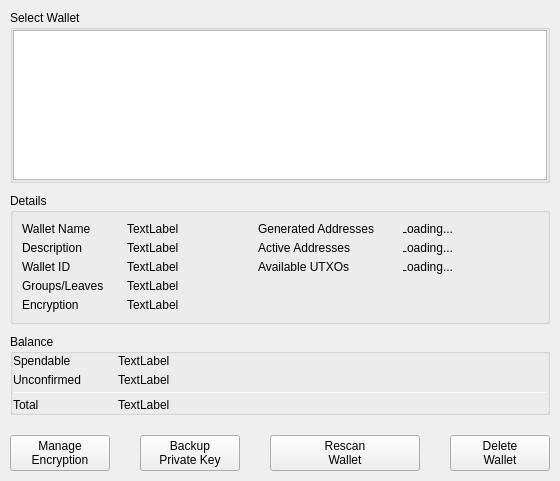
<?xml version="1.0" encoding="UTF-8"?>
<ui version="4.0">
 <class>WalletPropertiesDialog</class>
 <widget class="QDialog" name="WalletPropertiesDialog">
  <property name="geometry">
   <rect>
    <x>0</x>
    <y>0</y>
    <width>560</width>
    <height>481</height>
   </rect>
  </property>
  <property name="maximumSize">
   <size>
    <width>16777215</width>
    <height>16777215</height>
   </size>
  </property>
  <property name="windowTitle">
   <string>Wallet Properties</string>
  </property>
  <layout class="QVBoxLayout" name="verticalLayout">
   <property name="spacing">
    <number>0</number>
   </property>
   <property name="leftMargin">
    <number>0</number>
   </property>
   <property name="topMargin">
    <number>0</number>
   </property>
   <property name="rightMargin">
    <number>0</number>
   </property>
   <property name="bottomMargin">
    <number>0</number>
   </property>
   <item>
    <widget class="QWidget" name="wallet" native="true">
     <property name="sizePolicy">
      <sizepolicy hsizetype="Preferred" vsizetype="Expanding">
       <horstretch>0</horstretch>
       <verstretch>0</verstretch>
      </sizepolicy>
     </property>
     <layout class="QVBoxLayout" name="verticalLayout_8">
      <property name="spacing">
       <number>5</number>
      </property>
      <property name="leftMargin">
       <number>10</number>
      </property>
      <property name="topMargin">
       <number>10</number>
      </property>
      <property name="rightMargin">
       <number>10</number>
      </property>
      <property name="bottomMargin">
       <number>0</number>
      </property>
      <item>
       <widget class="QGroupBox" name="groupBox">
        <property name="sizePolicy">
         <sizepolicy hsizetype="Preferred" vsizetype="Expanding">
          <horstretch>0</horstretch>
          <verstretch>0</verstretch>
         </sizepolicy>
        </property>
        <property name="title">
         <string>Select Wallet</string>
        </property>
        <property name="wellGroupBoxWithButtonBar" stdset="0">
         <bool>true</bool>
        </property>
        <layout class="QVBoxLayout" name="verticalLayout_7">
         <property name="spacing">
          <number>5</number>
         </property>
         <property name="leftMargin">
          <number>0</number>
         </property>
         <property name="topMargin">
          <number>0</number>
         </property>
         <property name="rightMargin">
          <number>0</number>
         </property>
         <property name="bottomMargin">
          <number>0</number>
         </property>
         <item>
          <widget class="QTreeView" name="treeViewWallets">
           <property name="minimumSize">
            <size>
             <width>0</width>
             <height>150</height>
            </size>
           </property>
           <property name="alternatingRowColors">
            <bool>true</bool>
           </property>
           <property name="rootIsDecorated">
            <bool>true</bool>
           </property>
           <attribute name="headerStretchLastSection">
            <bool>true</bool>
           </attribute>
          </widget>
         </item>
        </layout>
       </widget>
      </item>
     </layout>
    </widget>
   </item>
   <item>
    <widget class="QFrame" name="details">
     <layout class="QVBoxLayout" name="verticalLayout_2" stretch="0">
      <property name="spacing">
       <number>15</number>
      </property>
      <property name="leftMargin">
       <number>10</number>
      </property>
      <property name="topMargin">
       <number>10</number>
      </property>
      <property name="rightMargin">
       <number>10</number>
      </property>
      <property name="bottomMargin">
       <number>10</number>
      </property>
      <item>
       <widget class="QGroupBox" name="groupBoxDetails">
        <property name="maximumSize">
         <size>
          <width>16777215</width>
          <height>16777215</height>
         </size>
        </property>
        <property name="sizeIncrement">
         <size>
          <width>0</width>
          <height>0</height>
         </size>
        </property>
        <property name="title">
         <string>Details</string>
        </property>
        <layout class="QHBoxLayout" name="horizontalLayout">
         <item>
          <widget class="QWidget" name="detailsFormLayout" native="true">
           <property name="sizePolicy">
            <sizepolicy hsizetype="Preferred" vsizetype="Fixed">
             <horstretch>0</horstretch>
             <verstretch>0</verstretch>
            </sizepolicy>
           </property>
           <layout class="QVBoxLayout" name="verticalLayout_5">
            <property name="spacing">
             <number>5</number>
            </property>
            <property name="leftMargin">
             <number>0</number>
            </property>
            <property name="topMargin">
             <number>0</number>
            </property>
            <property name="rightMargin">
             <number>0</number>
            </property>
            <property name="bottomMargin">
             <number>0</number>
            </property>
            <item>
             <widget class="QWidget" name="horizontalWidget_2" native="true">
              <property name="minimumSize">
               <size>
                <width>0</width>
                <height>0</height>
               </size>
              </property>
              <layout class="QHBoxLayout" name="horizontalLayout_3">
               <property name="spacing">
                <number>5</number>
               </property>
               <property name="leftMargin">
                <number>0</number>
               </property>
               <property name="topMargin">
                <number>0</number>
               </property>
               <property name="rightMargin">
                <number>0</number>
               </property>
               <property name="bottomMargin">
                <number>0</number>
               </property>
               <item>
                <widget class="QLabel" name="label_4">
                 <property name="sizePolicy">
                  <sizepolicy hsizetype="Fixed" vsizetype="Preferred">
                   <horstretch>0</horstretch>
                   <verstretch>0</verstretch>
                  </sizepolicy>
                 </property>
                 <property name="minimumSize">
                  <size>
                   <width>100</width>
                   <height>0</height>
                  </size>
                 </property>
                 <property name="text">
                  <string>Wallet Name</string>
                 </property>
                </widget>
               </item>
               <item>
                <widget class="QLabel" name="labelWalletName">
                 <property name="text">
                  <string>TextLabel</string>
                 </property>
                 <property name="whiteLabel" stdset="0">
                  <bool>true</bool>
                 </property>
                </widget>
               </item>
              </layout>
             </widget>
            </item>
            <item>
             <widget class="QWidget" name="horizontalWidget1" native="true">
              <property name="minimumSize">
               <size>
                <width>0</width>
                <height>0</height>
               </size>
              </property>
              <layout class="QHBoxLayout" name="horizontalLayout_4">
               <property name="spacing">
                <number>5</number>
               </property>
               <property name="leftMargin">
                <number>0</number>
               </property>
               <property name="topMargin">
                <number>0</number>
               </property>
               <property name="rightMargin">
                <number>0</number>
               </property>
               <property name="bottomMargin">
                <number>0</number>
               </property>
               <item>
                <widget class="QLabel" name="label_5">
                 <property name="sizePolicy">
                  <sizepolicy hsizetype="Fixed" vsizetype="Preferred">
                   <horstretch>0</horstretch>
                   <verstretch>0</verstretch>
                  </sizepolicy>
                 </property>
                 <property name="minimumSize">
                  <size>
                   <width>100</width>
                   <height>0</height>
                  </size>
                 </property>
                 <property name="text">
                  <string>Description</string>
                 </property>
                </widget>
               </item>
               <item>
                <widget class="QLabel" name="labelDescription">
                 <property name="text">
                  <string>TextLabel</string>
                 </property>
                 <property name="wordWrap">
                  <bool>true</bool>
                 </property>
                 <property name="whiteLabel" stdset="0">
                  <bool>true</bool>
                 </property>
                </widget>
               </item>
              </layout>
             </widget>
            </item>
            <item>
             <widget class="QWidget" name="horizontalWidget2" native="true">
              <property name="minimumSize">
               <size>
                <width>0</width>
                <height>0</height>
               </size>
              </property>
              <layout class="QHBoxLayout" name="horizontalLayout_5">
               <property name="spacing">
                <number>5</number>
               </property>
               <property name="leftMargin">
                <number>0</number>
               </property>
               <property name="topMargin">
                <number>0</number>
               </property>
               <property name="rightMargin">
                <number>0</number>
               </property>
               <property name="bottomMargin">
                <number>0</number>
               </property>
               <item>
                <widget class="QLabel" name="label_6">
                 <property name="sizePolicy">
                  <sizepolicy hsizetype="Fixed" vsizetype="Preferred">
                   <horstretch>0</horstretch>
                   <verstretch>0</verstretch>
                  </sizepolicy>
                 </property>
                 <property name="minimumSize">
                  <size>
                   <width>100</width>
                   <height>0</height>
                  </size>
                 </property>
                 <property name="text">
                  <string>Wallet ID</string>
                 </property>
                </widget>
               </item>
               <item>
                <widget class="QLabel" name="labelWalletId">
                 <property name="text">
                  <string>TextLabel</string>
                 </property>
                 <property name="whiteLabel" stdset="0">
                  <bool>true</bool>
                 </property>
                </widget>
               </item>
              </layout>
             </widget>
            </item>
            <item>
             <widget class="QWidget" name="horizontalWidgetUsedAddresses" native="true">
              <property name="minimumSize">
               <size>
                <width>0</width>
                <height>0</height>
               </size>
              </property>
              <layout class="QHBoxLayout" name="horizontalLayout_8">
               <property name="spacing">
                <number>5</number>
               </property>
               <property name="leftMargin">
                <number>0</number>
               </property>
               <property name="topMargin">
                <number>0</number>
               </property>
               <property name="rightMargin">
                <number>0</number>
               </property>
               <property name="bottomMargin">
                <number>0</number>
               </property>
               <item>
                <widget class="QLabel" name="labelGroups">
                 <property name="sizePolicy">
                  <sizepolicy hsizetype="Fixed" vsizetype="Preferred">
                   <horstretch>0</horstretch>
                   <verstretch>0</verstretch>
                  </sizepolicy>
                 </property>
                 <property name="minimumSize">
                  <size>
                   <width>100</width>
                   <height>0</height>
                  </size>
                 </property>
                 <property name="text">
                  <string>Groups/Leaves</string>
                 </property>
                </widget>
               </item>
               <item>
                <widget class="QLabel" name="labelGroupsUsed">
                 <property name="text">
                  <string>TextLabel</string>
                 </property>
                 <property name="whiteLabel" stdset="0">
                  <bool>true</bool>
                 </property>
                </widget>
               </item>
              </layout>
             </widget>
            </item>
            <item>
             <widget class="QWidget" name="horizontalWidgetEncRank" native="true">
              <property name="minimumSize">
               <size>
                <width>0</width>
                <height>0</height>
               </size>
              </property>
              <layout class="QHBoxLayout" name="horizontalLayout_6">
               <property name="spacing">
                <number>5</number>
               </property>
               <property name="leftMargin">
                <number>0</number>
               </property>
               <property name="topMargin">
                <number>0</number>
               </property>
               <property name="rightMargin">
                <number>0</number>
               </property>
               <property name="bottomMargin">
                <number>0</number>
               </property>
               <item>
                <widget class="QLabel" name="label_7">
                 <property name="sizePolicy">
                  <sizepolicy hsizetype="Fixed" vsizetype="Preferred">
                   <horstretch>0</horstretch>
                   <verstretch>0</verstretch>
                  </sizepolicy>
                 </property>
                 <property name="minimumSize">
                  <size>
                   <width>100</width>
                   <height>0</height>
                  </size>
                 </property>
                 <property name="text">
                  <string>Encryption</string>
                 </property>
                </widget>
               </item>
               <item>
                <widget class="QLabel" name="labelEncRank">
                 <property name="text">
                  <string>TextLabel</string>
                 </property>
                 <property name="whiteLabel" stdset="0">
                  <bool>true</bool>
                 </property>
                </widget>
               </item>
              </layout>
             </widget>
            </item>
           </layout>
          </widget>
         </item>
         <item>
          <widget class="QWidget" name="detailsFormLayout_2" native="true">
           <property name="sizePolicy">
            <sizepolicy hsizetype="Preferred" vsizetype="Fixed">
             <horstretch>0</horstretch>
             <verstretch>0</verstretch>
            </sizepolicy>
           </property>
           <layout class="QVBoxLayout" name="verticalLayout_9">
            <property name="spacing">
             <number>5</number>
            </property>
            <property name="leftMargin">
             <number>0</number>
            </property>
            <property name="topMargin">
             <number>0</number>
            </property>
            <property name="rightMargin">
             <number>0</number>
            </property>
            <property name="bottomMargin">
             <number>0</number>
            </property>
            <item>
             <widget class="QWidget" name="horizontalWidget_3" native="true">
              <property name="minimumSize">
               <size>
                <width>0</width>
                <height>0</height>
               </size>
              </property>
              <layout class="QHBoxLayout" name="horizontalLayout_7">
               <property name="spacing">
                <number>5</number>
               </property>
               <property name="leftMargin">
                <number>0</number>
               </property>
               <property name="topMargin">
                <number>0</number>
               </property>
               <property name="rightMargin">
                <number>0</number>
               </property>
               <property name="bottomMargin">
                <number>0</number>
               </property>
               <item>
                <widget class="QLabel" name="label_8">
                 <property name="sizePolicy">
                  <sizepolicy hsizetype="Fixed" vsizetype="Preferred">
                   <horstretch>0</horstretch>
                   <verstretch>0</verstretch>
                  </sizepolicy>
                 </property>
                 <property name="minimumSize">
                  <size>
                   <width>140</width>
                   <height>0</height>
                  </size>
                 </property>
                 <property name="maximumSize">
                  <size>
                   <width>140</width>
                   <height>16777215</height>
                  </size>
                 </property>
                 <property name="text">
                  <string>Generated Addresses</string>
                 </property>
                </widget>
               </item>
               <item>
                <widget class="QLabel" name="labelAddressesUsed">
                 <property name="maximumSize">
                  <size>
                   <width>50</width>
                   <height>16777215</height>
                  </size>
                 </property>
                 <property name="text">
                  <string>Loading...</string>
                 </property>
                 <property name="alignment">
                  <set>Qt::AlignRight|Qt::AlignTrailing|Qt::AlignVCenter</set>
                 </property>
                 <property name="whiteLabel" stdset="0">
                  <bool>true</bool>
                 </property>
                </widget>
               </item>
               <item>
                <widget class="QLabel" name="label_11">
                 <property name="minimumSize">
                  <size>
                   <width>80</width>
                   <height>0</height>
                  </size>
                 </property>
                 <property name="text">
                  <string/>
                 </property>
                </widget>
               </item>
              </layout>
             </widget>
            </item>
            <item>
             <widget class="QWidget" name="horizontalWidget1_2" native="true">
              <property name="minimumSize">
               <size>
                <width>0</width>
                <height>0</height>
               </size>
              </property>
              <layout class="QHBoxLayout" name="horizontalLayout_12">
               <property name="spacing">
                <number>5</number>
               </property>
               <property name="leftMargin">
                <number>0</number>
               </property>
               <property name="topMargin">
                <number>0</number>
               </property>
               <property name="rightMargin">
                <number>0</number>
               </property>
               <property name="bottomMargin">
                <number>0</number>
               </property>
               <item>
                <widget class="QLabel" name="label_9">
                 <property name="sizePolicy">
                  <sizepolicy hsizetype="Fixed" vsizetype="Preferred">
                   <horstretch>0</horstretch>
                   <verstretch>0</verstretch>
                  </sizepolicy>
                 </property>
                 <property name="minimumSize">
                  <size>
                   <width>140</width>
                   <height>0</height>
                  </size>
                 </property>
                 <property name="maximumSize">
                  <size>
                   <width>140</width>
                   <height>16777215</height>
                  </size>
                 </property>
                 <property name="text">
                  <string>Active Addresses</string>
                 </property>
                </widget>
               </item>
               <item>
                <widget class="QLabel" name="labelAddressesActive">
                 <property name="maximumSize">
                  <size>
                   <width>50</width>
                   <height>16777215</height>
                  </size>
                 </property>
                 <property name="text">
                  <string>Loading...</string>
                 </property>
                 <property name="alignment">
                  <set>Qt::AlignRight|Qt::AlignTrailing|Qt::AlignVCenter</set>
                 </property>
                 <property name="wordWrap">
                  <bool>true</bool>
                 </property>
                 <property name="whiteLabel" stdset="0">
                  <bool>true</bool>
                 </property>
                </widget>
               </item>
               <item>
                <widget class="QLabel" name="label_12">
                 <property name="minimumSize">
                  <size>
                   <width>80</width>
                   <height>0</height>
                  </size>
                 </property>
                 <property name="text">
                  <string/>
                 </property>
                </widget>
               </item>
              </layout>
             </widget>
            </item>
            <item>
             <widget class="QWidget" name="horizontalWidget2_2" native="true">
              <property name="minimumSize">
               <size>
                <width>0</width>
                <height>0</height>
               </size>
              </property>
              <layout class="QHBoxLayout" name="horizontalLayout_13">
               <property name="spacing">
                <number>5</number>
               </property>
               <property name="leftMargin">
                <number>0</number>
               </property>
               <property name="topMargin">
                <number>0</number>
               </property>
               <property name="rightMargin">
                <number>0</number>
               </property>
               <property name="bottomMargin">
                <number>0</number>
               </property>
               <item>
                <widget class="QLabel" name="label_10">
                 <property name="sizePolicy">
                  <sizepolicy hsizetype="Fixed" vsizetype="Preferred">
                   <horstretch>0</horstretch>
                   <verstretch>0</verstretch>
                  </sizepolicy>
                 </property>
                 <property name="minimumSize">
                  <size>
                   <width>140</width>
                   <height>0</height>
                  </size>
                 </property>
                 <property name="maximumSize">
                  <size>
                   <width>140</width>
                   <height>16777215</height>
                  </size>
                 </property>
                 <property name="text">
                  <string>Available UTXOs</string>
                 </property>
                </widget>
               </item>
               <item>
                <widget class="QLabel" name="labelUTXOs">
                 <property name="maximumSize">
                  <size>
                   <width>50</width>
                   <height>16777215</height>
                  </size>
                 </property>
                 <property name="text">
                  <string>Loading...</string>
                 </property>
                 <property name="alignment">
                  <set>Qt::AlignRight|Qt::AlignTrailing|Qt::AlignVCenter</set>
                 </property>
                 <property name="whiteLabel" stdset="0">
                  <bool>true</bool>
                 </property>
                </widget>
               </item>
               <item>
                <widget class="QLabel" name="label_13">
                 <property name="minimumSize">
                  <size>
                   <width>80</width>
                   <height>0</height>
                  </size>
                 </property>
                 <property name="text">
                  <string/>
                 </property>
                </widget>
               </item>
              </layout>
             </widget>
            </item>
            <item>
             <widget class="QLabel" name="label_14">
              <property name="text">
               <string/>
              </property>
             </widget>
            </item>
            <item>
             <widget class="QLabel" name="label_15">
              <property name="text">
               <string/>
              </property>
             </widget>
            </item>
           </layout>
          </widget>
         </item>
        </layout>
       </widget>
      </item>
     </layout>
    </widget>
   </item>
   <item>
    <widget class="QWidget" name="balanceWidget" native="true">
     <property name="minimumSize">
      <size>
       <width>0</width>
       <height>0</height>
      </size>
     </property>
     <property name="darkOverlay" stdset="0">
      <bool>true</bool>
     </property>
     <layout class="QVBoxLayout" name="verticalLayout_6">
      <property name="spacing">
       <number>5</number>
      </property>
      <property name="leftMargin">
       <number>10</number>
      </property>
      <property name="topMargin">
       <number>0</number>
      </property>
      <property name="rightMargin">
       <number>10</number>
      </property>
      <property name="bottomMargin">
       <number>10</number>
      </property>
      <item>
       <widget class="QGroupBox" name="groupBoxBalance">
        <property name="title">
         <string>Balance</string>
        </property>
        <layout class="QVBoxLayout" name="verticalLayout_3">
         <property name="spacing">
          <number>5</number>
         </property>
         <property name="leftMargin">
          <number>0</number>
         </property>
         <property name="topMargin">
          <number>0</number>
         </property>
         <property name="rightMargin">
          <number>0</number>
         </property>
         <property name="bottomMargin">
          <number>0</number>
         </property>
         <item>
          <widget class="QWidget" name="widget" native="true">
           <property name="sizePolicy">
            <sizepolicy hsizetype="Preferred" vsizetype="Fixed">
             <horstretch>0</horstretch>
             <verstretch>0</verstretch>
            </sizepolicy>
           </property>
           <layout class="QVBoxLayout" name="balanceFormLayout">
            <property name="spacing">
             <number>5</number>
            </property>
            <property name="leftMargin">
             <number>0</number>
            </property>
            <property name="topMargin">
             <number>0</number>
            </property>
            <property name="rightMargin">
             <number>0</number>
            </property>
            <property name="bottomMargin">
             <number>0</number>
            </property>
            <item>
             <widget class="QWidget" name="horizontalWidget6" native="true">
              <property name="minimumSize">
               <size>
                <width>0</width>
                <height>0</height>
               </size>
              </property>
              <layout class="QHBoxLayout" name="horizontalLayout_9">
               <property name="spacing">
                <number>5</number>
               </property>
               <property name="leftMargin">
                <number>0</number>
               </property>
               <property name="topMargin">
                <number>0</number>
               </property>
               <property name="rightMargin">
                <number>0</number>
               </property>
               <property name="bottomMargin">
                <number>0</number>
               </property>
               <item>
                <widget class="QLabel" name="label">
                 <property name="minimumSize">
                  <size>
                   <width>100</width>
                   <height>0</height>
                  </size>
                 </property>
                 <property name="maximumSize">
                  <size>
                   <width>100</width>
                   <height>16777215</height>
                  </size>
                 </property>
                 <property name="text">
                  <string>Spendable</string>
                 </property>
                </widget>
               </item>
               <item>
                <widget class="QLabel" name="labelSpendable">
                 <property name="text">
                  <string>TextLabel</string>
                 </property>
                 <property name="whiteLabel" stdset="0">
                  <bool>true</bool>
                 </property>
                </widget>
               </item>
              </layout>
             </widget>
            </item>
            <item>
             <widget class="QWidget" name="horizontalWidget7" native="true">
              <layout class="QHBoxLayout" name="horizontalLayout_10">
               <property name="spacing">
                <number>5</number>
               </property>
               <property name="leftMargin">
                <number>0</number>
               </property>
               <property name="topMargin">
                <number>0</number>
               </property>
               <property name="rightMargin">
                <number>0</number>
               </property>
               <property name="bottomMargin">
                <number>0</number>
               </property>
               <item>
                <widget class="QLabel" name="label_2">
                 <property name="minimumSize">
                  <size>
                   <width>100</width>
                   <height>0</height>
                  </size>
                 </property>
                 <property name="maximumSize">
                  <size>
                   <width>100</width>
                   <height>16777215</height>
                  </size>
                 </property>
                 <property name="text">
                  <string>Unсonfirmed</string>
                 </property>
                </widget>
               </item>
               <item>
                <widget class="QLabel" name="labelUnconfirmed">
                 <property name="text">
                  <string>TextLabel</string>
                 </property>
                 <property name="whiteLabel" stdset="0">
                  <bool>true</bool>
                 </property>
                </widget>
               </item>
              </layout>
             </widget>
            </item>
            <item>
             <widget class="Line" name="line">
              <property name="minimumSize">
               <size>
                <width>0</width>
                <height>1</height>
               </size>
              </property>
              <property name="maximumSize">
               <size>
                <width>16777215</width>
                <height>1</height>
               </size>
              </property>
              <property name="orientation">
               <enum>Qt::Horizontal</enum>
              </property>
              <property name="totalLine" stdset="0">
               <bool>true</bool>
              </property>
             </widget>
            </item>
            <item>
             <widget class="QWidget" name="horizontalWidget" native="true">
              <layout class="QHBoxLayout" name="horizontalLayout_11">
               <property name="spacing">
                <number>5</number>
               </property>
               <property name="leftMargin">
                <number>0</number>
               </property>
               <property name="topMargin">
                <number>0</number>
               </property>
               <property name="rightMargin">
                <number>0</number>
               </property>
               <property name="bottomMargin">
                <number>0</number>
               </property>
               <item>
                <widget class="QLabel" name="label_3">
                 <property name="minimumSize">
                  <size>
                   <width>100</width>
                   <height>0</height>
                  </size>
                 </property>
                 <property name="maximumSize">
                  <size>
                   <width>100</width>
                   <height>16777215</height>
                  </size>
                 </property>
                 <property name="text">
                  <string>Total</string>
                 </property>
                </widget>
               </item>
               <item>
                <widget class="QLabel" name="labelTotal">
                 <property name="text">
                  <string>TextLabel</string>
                 </property>
                 <property name="whiteLabel" stdset="0">
                  <bool>true</bool>
                 </property>
                </widget>
               </item>
              </layout>
             </widget>
            </item>
           </layout>
          </widget>
         </item>
        </layout>
       </widget>
      </item>
     </layout>
    </widget>
   </item>
   <item>
    <widget class="QWidget" name="buttonBar" native="true">
     <property name="sizePolicy">
      <sizepolicy hsizetype="Preferred" vsizetype="Fixed">
       <horstretch>0</horstretch>
       <verstretch>0</verstretch>
      </sizepolicy>
     </property>
     <property name="minimumSize">
      <size>
       <width>0</width>
       <height>0</height>
      </size>
     </property>
     <property name="buttonBar" stdset="0">
      <bool>true</bool>
     </property>
     <layout class="QHBoxLayout" name="horizontalLayout_2">
      <property name="spacing">
       <number>10</number>
      </property>
      <property name="leftMargin">
       <number>10</number>
      </property>
      <property name="topMargin">
       <number>10</number>
      </property>
      <property name="rightMargin">
       <number>10</number>
      </property>
      <property name="bottomMargin">
       <number>10</number>
      </property>
      <item alignment="Qt::AlignLeft">
       <widget class="QPushButton" name="manageEncryptionButton">
        <property name="sizePolicy">
         <sizepolicy hsizetype="Expanding" vsizetype="Expanding">
          <horstretch>0</horstretch>
          <verstretch>0</verstretch>
         </sizepolicy>
        </property>
        <property name="minimumSize">
         <size>
          <width>100</width>
          <height>35</height>
         </size>
        </property>
        <property name="maximumSize">
         <size>
          <width>150</width>
          <height>45</height>
         </size>
        </property>
        <property name="text">
         <string>Manage
Encryption</string>
        </property>
        <property name="iconSize">
         <size>
          <width>22</width>
          <height>22</height>
         </size>
        </property>
        <property name="autoDefault">
         <bool>false</bool>
        </property>
       </widget>
      </item>
      <item alignment="Qt::AlignLeft">
       <widget class="QPushButton" name="backupButton">
        <property name="enabled">
         <bool>true</bool>
        </property>
        <property name="sizePolicy">
         <sizepolicy hsizetype="Expanding" vsizetype="Expanding">
          <horstretch>0</horstretch>
          <verstretch>0</verstretch>
         </sizepolicy>
        </property>
        <property name="minimumSize">
         <size>
          <width>100</width>
          <height>35</height>
         </size>
        </property>
        <property name="maximumSize">
         <size>
          <width>150</width>
          <height>45</height>
         </size>
        </property>
        <property name="text">
         <string>Backup
Private Key</string>
        </property>
        <property name="iconSize">
         <size>
          <width>22</width>
          <height>22</height>
         </size>
        </property>
        <property name="autoDefault">
         <bool>false</bool>
        </property>
       </widget>
      </item>
      <item>
       <widget class="QPushButton" name="rescanButton">
        <property name="sizePolicy">
         <sizepolicy hsizetype="Expanding" vsizetype="Expanding">
          <horstretch>0</horstretch>
          <verstretch>0</verstretch>
         </sizepolicy>
        </property>
        <property name="minimumSize">
         <size>
          <width>100</width>
          <height>35</height>
         </size>
        </property>
        <property name="maximumSize">
         <size>
          <width>150</width>
          <height>45</height>
         </size>
        </property>
        <property name="text">
         <string>Rescan
Wallet</string>
        </property>
        <property name="iconSize">
         <size>
          <width>22</width>
          <height>22</height>
         </size>
        </property>
        <property name="autoDefault">
         <bool>false</bool>
        </property>
       </widget>
      </item>
      <item alignment="Qt::AlignRight">
       <widget class="QPushButton" name="deleteButton">
        <property name="enabled">
         <bool>true</bool>
        </property>
        <property name="sizePolicy">
         <sizepolicy hsizetype="Expanding" vsizetype="Expanding">
          <horstretch>0</horstretch>
          <verstretch>0</verstretch>
         </sizepolicy>
        </property>
        <property name="minimumSize">
         <size>
          <width>100</width>
          <height>35</height>
         </size>
        </property>
        <property name="maximumSize">
         <size>
          <width>150</width>
          <height>45</height>
         </size>
        </property>
        <property name="text">
         <string>Delete
Wallet</string>
        </property>
        <property name="iconSize">
         <size>
          <width>22</width>
          <height>22</height>
         </size>
        </property>
        <property name="autoDefault">
         <bool>false</bool>
        </property>
        <property name="buttonImportant" stdset="0">
         <bool>true</bool>
        </property>
       </widget>
      </item>
     </layout>
    </widget>
   </item>
  </layout>
 </widget>
 <resources/>
 <connections/>
</ui>
